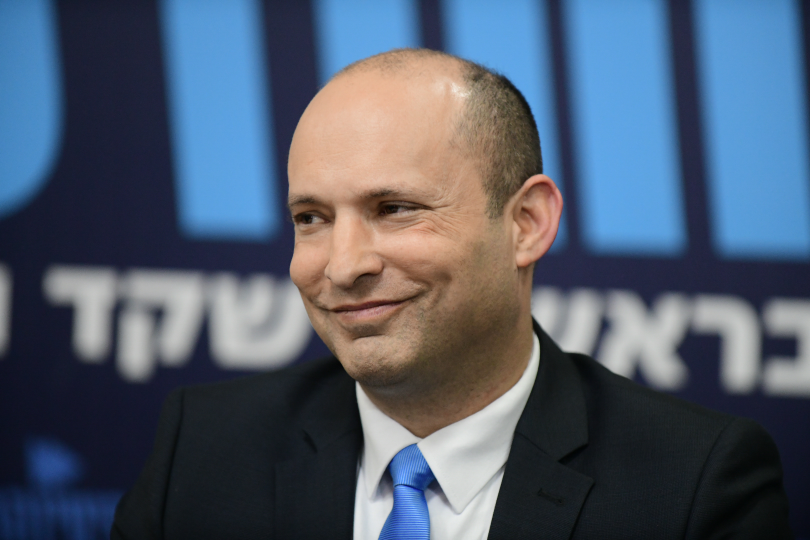
#> input picture opencv/ComputerVision/BackgRemov/image.jpg, 1620 x 1080 px, given in place of bb.jpg, which was not available (shown at 1/2 size)
$ python face_hannibal.py
#> lines starting #> are read from the running program, lines starting #| are printed output that depends on the picture; after the words box and inside, x2 and y2 are one past the last pixel; in counts of white or black regions, pixels touching at a corner belong together; pictures that were not available may be replaced by others from this repository, and a replacement may not be noted
'''
OpenCV With Python by Example  page 173
face_hannibal.py

'''
import cv2
import numpy as np
import getpass

img_name = "bb.jpg"#"hickory.jpg"#
BASE_FOLDER = 'C:/Users/' + getpass.getuser() +'/Pictures/Saved Pictures/'
path = BASE_FOLDER + img_name
print(path)


frontalface ="D:/a/python/openCV with python by example/Chapter04/haarcascade_frontalface_alt.xml"
face_cascade = cv2.CascadeClassifier(frontalface)
face_mask = cv2.imread(path)
#> face_mask is the input picture: shape (1080, 1620, 3); mean B, G, R 109.3, 92.3, 80.7

h_mask, w_mask = face_mask.shape[:2]
#> h_mask = 1080; w_mask = 1620

if face_cascade.empty():
	raise IOError('Unable to load the face cascade classifier xml file')

cap = cv2.VideoCapture(0)
scaling_factor = 0.9

while True:
    ret, frame = cap.read()
    frame = cv2.resize(frame, None, fx=scaling_factor, fy=scaling_factor, interpolation=cv2.INTER_AREA)
    gray = cv2.cvtColor(frame, cv2.COLOR_BGR2GRAY)
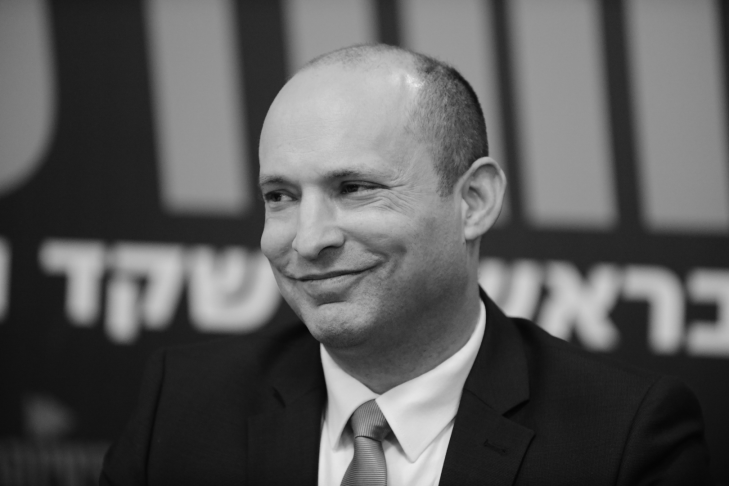
#> gray: shape (972, 1458) (shown at 1/2 size); min 3, max 238, mean 90.8

    face_rects = face_cascade.detectMultiScale(gray, 1.3, 5)
#> face_rects = [[452, 221, 406, 406]]
    for (x,y,w,h) in face_rects:
        if h > 0 and w > 0:
            x = int(x + 0.1*w)
            y = int(y + 0.2*h)
            w = int(0.8 * w)
            h = int(0.8 * h)

            frame_roi = frame[y:y+h, x:x+w]#region-of-interest in the frame
            face_mask_small = cv2.resize(face_mask, (w, h),
                                             interpolation=cv2.INTER_AREA)
            #resize the input mask soit fits in this region-of-interest
            gray_mask = cv2.cvtColor(face_mask_small, cv2.COLOR_BGR2GRAY)

            ret, mask = cv2.threshold(gray_mask, 210, 255, cv2.THRESH_BINARY_INV)

            mask_inv = cv2.bitwise_not(mask)
            masked_face = cv2.bitwise_and(face_mask_small, face_mask_small, mask=mask)
            masked_frame = cv2.bitwise_and(frame_roi, frame_roi, mask=mask_inv)
            frame[y:y+h, x:x+w] = cv2.add(masked_face, masked_frame)
#> this loop made 1 pass
#> (x, y, w, h) on pass 1: (492, 302, 324, 324)
#> pass 1, `frame_roi = frame[y:y+h, x:x+w]#region-of-interest in the frame`:
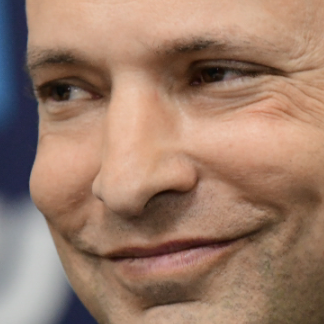
#> frame_roi: shape (324, 324, 3); mean B, G, R 106.1, 124.6, 156.8
#> pass 1, `face_mask_small = cv2.resize(face_mask, (w, h), interpolation=cv2.INTE..`:
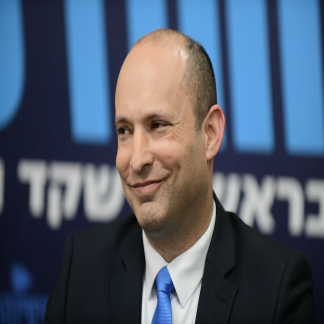
#> face_mask_small: shape (324, 324, 3); mean B, G, R 109.3, 92.3, 80.7
#> pass 1, `gray_mask = cv2.cvtColor(face_mask_small, cv2.COLOR_BGR2GRAY)`:
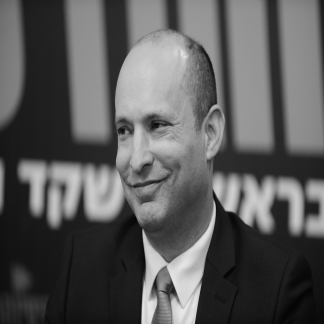
#> gray_mask: shape (324, 324); min 4, max 233, mean 90.8
#> pass 1, `ret, mask = cv2.threshold(gray_mask, 210, 255, cv2.THRESH_BINARY_INV)`:
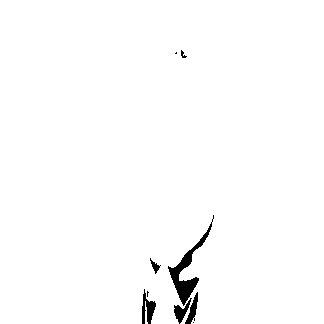
#> mask: shape (324, 324); 98.6% white; 9 black regions (3 under 20 px), largest, box (x1, y1, x2, y2) and area: (168, 215, 214, 306) 796, (142, 289, 156, 324) 248, (174, 298, 192, 324) 177, (185, 292, 198, 324) 170, (150, 258, 161, 274) 63, (181, 50, 187, 58) 23
#> after the loop:
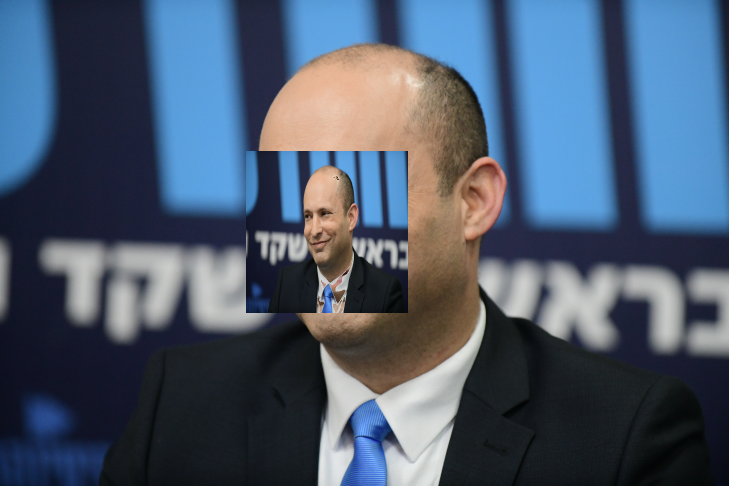
#> frame: shape (972, 1458, 3) (shown at 1/2 size); mean B, G, R 109.4, 89.8, 75
#> after the loop:
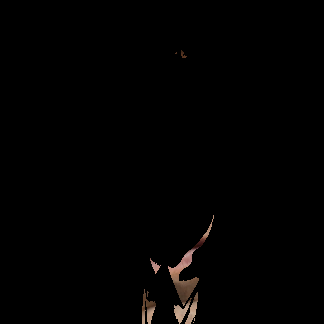
#> masked_frame: shape (324, 324, 3); mean B, G, R 1.3, 1.6, 2
#> after the loop, ret = 210

    cv2.imshow('Face Detector', frame)

    c = cv2.waitKey(1)
#> (key Esc is pressed here)
    if c == 27:
        break

cap.release()
cv2.destroyAllWindows()
